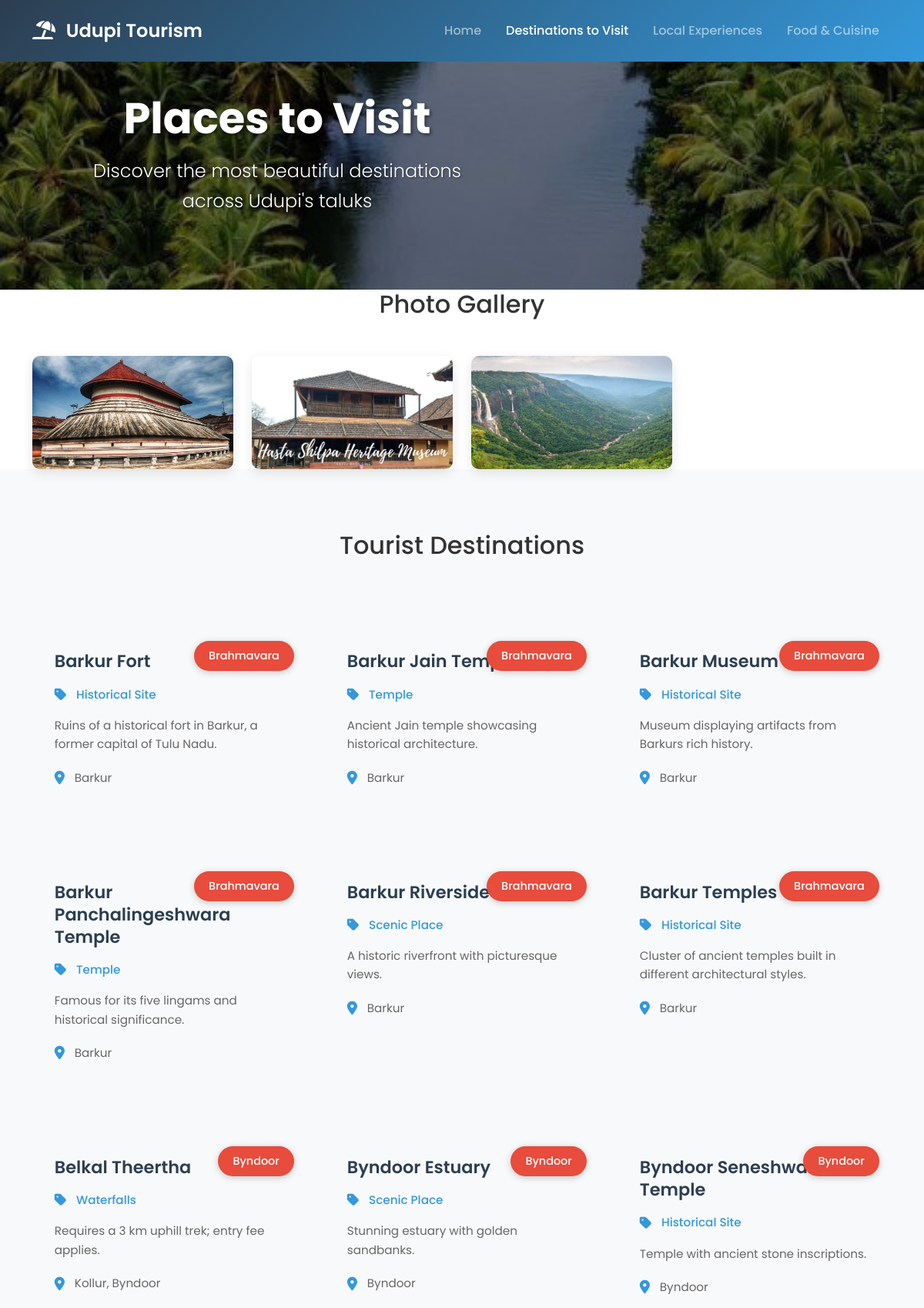
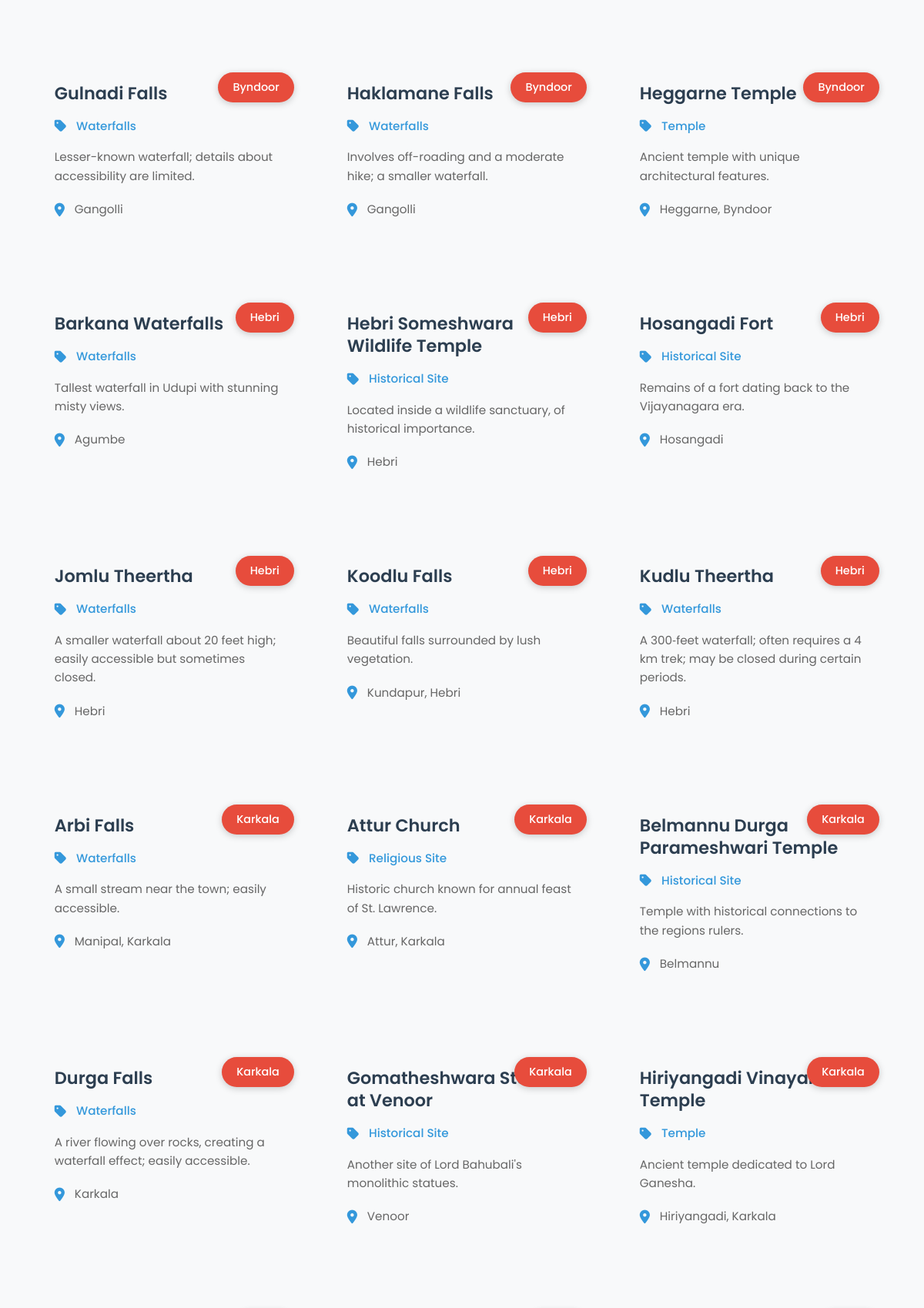
Page /places.php (upper part) on the committed database (2 pictures, top to bottom).
### tables this page shows
CREATE TABLE `destinations` (
  `destination_id` int NOT NULL,
  `taluk_id` int DEFAULT NULL,
  `category` varchar(50) NOT NULL,
  `name` varchar(100) NOT NULL,
  `description` text,
  `location` varchar(255) DEFAULT NULL,
  `image_url` varchar(255) DEFAULT NULL,
  `created_at` timestamp NULL DEFAULT CURRENT_TIMESTAMP
);

CREATE TABLE `taluk` (
  `taluk_id` int NOT NULL,
  `taluk_name` varchar(50) NOT NULL,
  `description` text,
  `image_url` varchar(255) DEFAULT NULL,
  `created_at` timestamp NULL DEFAULT CURRENT_TIMESTAMP
);

### places.php (the view, shortened to what this page needs)
<?php
require_once 'config.php';
$stmt = $pdo->prepare("
    SELECT d.*, t.taluk_name,
    CASE
        WHEN d.destination_id <= 2 THEN CONCAT('des-', d.destination_id, '.jpg')
        ELSE 'default.jpg'
    END as display_image
    FROM (
        SELECT *,
        ROW_NUMBER() OVER (PARTITION BY taluk_id ORDER BY name) as rn
        FROM destinations
    ) d
    JOIN taluk t ON d.taluk_id = t.taluk_id
    WHERE d.rn <= 6
    ORDER BY t.taluk_name, d.name
");
$stmt->execute();
$destinations = $stmt->fetchAll();
?>
<!DOCTYPE html>
<html lang="en">
<head>
    <link href="https://cdn.jsdelivr.net/npm/bootstrap@5.3.0/dist/css/bootstrap.min.css" rel="stylesheet">
    <link rel="stylesheet" href="https://cdnjs.cloudflare.com/ajax/libs/font-awesome/6.0.0/css/all.min.css">
    <link rel="stylesheet" href="css/style.css">
</head>
<body>
    <nav class="navbar navbar-expand-lg navbar-dark fixed-top">
        <div class="container">
            <a class="navbar-brand" href="index.php">
                <i class="fas fa-umbrella-beach"></i> Udupi Tourism
            </a>
            <div class="collapse navbar-collapse" id="navbarNav">
                <ul class="navbar-nav ms-auto">
                    <li class="nav-item">
                        <a class="nav-link" href="index.php">Home</a>
                    </li>
                    <li class="nav-item">
                        <a class="nav-link active" href="places.php">Destinations to Visit</a>
                    </li>
                    <li class="nav-item">
                        <a class="nav-link" href="experiences.php">Local Experiences</a>
                    </li>
                    <li class="nav-item">
                        <a class="nav-link" href="food.php">Food & Cuisine</a>
                    </li>
                </ul>
            </div>
        </div>
    </nav>
    <section class="sub-hero-section" style="background-image: url('images/places/default.jpg'); background-size: cover; background-position: center; position: relative;">
        <div class="hero-overlay" style="position: absolute; top: 0; left: 0; width: 100%; height: 100%; background-color: rgba(0, 0, 0, 0.5);"></div>
        <div class="hero-content" style="position: relative; z-index: 1;">
            <h1>Places to Visit</h1>
            <p class="lead">Discover the most beautiful destinations across Udupi's taluks</p>
        </div>
    </section>
    <section class="image-gallery-section">
        <div class="container">
            <h2 class="section-title">Photo Gallery</h2>
            <div class="image-gallery">
                <div class="gallery-item">
                    <img src="images/places/pla-1.jpg" alt="Destination 1" class="img-fluid">
                </div>
                <div class="gallery-item">
                    <img src="images/places/pla-2.jpg" alt="Destination 2" class="img-fluid">
                </div>
                <div class="gallery-item">
                    <img src="images/places/pla-3.jpg" alt="Destination 3" class="img-fluid">
                </div>
            </div>
        </div>
    </section>
    <section class="places-grid-section">
        <div class="container">
            <h2 class="section-title">Tourist Destinations</h2>
            <div class="row g-4">
                <?php foreach ($destinations as $destination): ?>
                <div class="col-md-4">
                    <div class="info-card">
                        <div class="card-content">
                            <div class="taluk-badge"><?php echo htmlspecialchars(ucfirst($destination['taluk_name'])); ?></div>
                            <h3><?php echo htmlspecialchars($destination['name']); ?></h3>
                            <p class="type"><i class="fas fa-tag"></i> <?php echo htmlspecialchars($destination['category']); ?></p>
                            <p class="description"><?php echo htmlspecialchars($destination['description']); ?></p>
                            <p class="location"><i class="fas fa-map-marker-alt"></i> <?php echo htmlspecialchars($destination['location']); ?></p>
                        </div>
                    </div>
                </div>
                <?php endforeach; ?>
            </div>
        </div>
    </section>
</body>
</html>

### css/style.css (style rules this page uses)
:root { --primary-color: #2c3e50; --secondary-color: #3498db; --accent-color: #e74c3c; --text-color: #333; --light-bg: #f8f9fa; --dark-bg: #2c3e50; --gradient-primary: linear-gradient(135deg, #2c3e50 0%, #3498db 100%); --gradient-secondary: linear-gradient(135deg, #3498db 0%, #2c3e50 100%); }
* { margin: 0; padding: 0; box-sizing: border-box; }
body { font-family: 'Poppins', sans-serif; line-height: 1.6; color: var(--text-color); overflow-x: hidden; }
.navbar { background: var(--gradient-primary); padding: 1rem 0; transition: all 0.3s ease; }
.navbar-brand { font-size: 1.5rem; font-weight: 600; }
.navbar-brand i { margin-right: 0.5rem; }
.nav-link { font-weight: 500; padding: 0.5rem 1rem !important; transition: all 0.3s ease; }
.hero-content { position: relative; z-index: 1; max-width: 600px; padding: 2rem; margin-left: 5%; animation: fadeInLeft 1s ease; }
.hero-content h1 { font-size: 3.5rem; font-weight: 700; margin-bottom: 1rem; text-shadow: 2px 2px 4px rgba(0, 0, 0, 0.5); }
.hero-content .lead { font-size: 1.5rem; margin-bottom: 2rem; text-shadow: 1px 1px 2px rgba(0, 0, 0, 0.5); }
.section-title { text-align: center; margin-bottom: 3rem; }
.card-content { padding: 1.5rem; }
.card-content h3 { font-size: 1.5rem; margin-bottom: 1rem; color: var(--primary-color); }
.card-content p { margin-bottom: 1.5rem; color: #666; }
.info-card { position: relative; padding-top: 1rem; }
.image-gallery { display: grid; grid-template-columns: repeat(auto-fill, minmax(250px, 1fr)); gap: 1.5rem; margin-top: 2rem; }
.gallery-item { position: relative; border-radius: 10px; overflow: hidden; aspect-ratio: 16/9; box-shadow: 0 5px 15px rgba(0, 0, 0, 0.1); }
.gallery-item img { width: 100%; height: 100%; object-fit: cover; transition: transform 0.3s ease; }
.sub-hero-section { height: 40vh; position: relative; display: flex; align-items: center; text-align: center; color: white; background: var(--gradient-primary); margin-top: 56px; }
.places-grid-section, .experiences-grid-section, .food-grid-section { padding: 5rem 0; background: var(--light-bg); }
.taluk-badge { position: absolute; top: 1rem; right: 1rem; background: var(--accent-color); color: white; padding: 0.5rem 1.2rem; border-radius: 50px; font-size: 0.9rem; font-weight: 500; z-index: 2; box-shadow: 0 2px 10px rgba(0, 0, 0, 0.2); transition: all 0.3s ease; }
.card-content { padding: 1.8rem; position: relative; }
.card-content h3 { font-size: 1.4rem; color: var(--primary-color); margin-bottom: 1rem; font-weight: 600; line-height: 1.3; }
.card-content .type { color: var(--secondary-color); font-size: 0.95rem; margin-bottom: 1rem; display: flex; align-items: center; font-weight: 500; }
.card-content .type i { margin-right: 0.8rem; font-size: 1.1rem; }
.card-content .description { color: #666; font-size: 0.95rem; margin-bottom: 1.2rem; line-height: 1.6; }
.location { display: flex; align-items: center; color: #666; font-size: 0.95rem; margin: 0; }
.location i { margin-right: 0.8rem; color: var(--secondary-color); font-size: 1.1rem; }
.row.g-4 { margin-top: 2rem; }
.row.g-4 > div:nth-child(1) { animation-delay: 0.1s; }
.row.g-4 > div:nth-child(2) { animation-delay: 0.2s; }
.row.g-4 > div:nth-child(3) { animation-delay: 0.3s; }
.row.g-4 > div:nth-child(4) { animation-delay: 0.4s; }
.row.g-4 > div:nth-child(5) { animation-delay: 0.5s; }
.row.g-4 > div:nth-child(6) { animation-delay: 0.6s; }

### rows in the picture
destinations: taluk.taluk_name "Brahmavara", name "Barkur Fort", category "Historical Site", description "Ruins of a historical fort in Barkur, a former capital of Tulu Nadu.", location "Barkur"
destinations: taluk.taluk_name "Brahmavara", name "Barkur Jain Temple", category "Temple", description "Ancient Jain temple showcasing historical architecture.", location "Barkur"
destinations: taluk.taluk_name "Brahmavara", name "Barkur Museum", category "Historical Site", description "Museum displaying artifacts from Barkurs rich history.", location "Barkur"
destinations: taluk.taluk_name "Brahmavara", name "Barkur Panchalingeshwara Temple", category "Temple", description "Famous for its five lingams and historical significance.", location "Barkur"
destinations: taluk.taluk_name "Brahmavara", name "Barkur Riverside", category "Scenic Place", description "A historic riverfront with picturesque views.", location "Barkur"
destinations: taluk.taluk_name "Brahmavara", name "Barkur Temples", category "Historical Site", description "Cluster of ancient temples built in different architectural styles.", location "Barkur"
destinations: taluk.taluk_name "Byndoor", name "Belkal Theertha", category "Waterfalls", description "Requires a 3 km uphill trek; entry fee applies.", location "Kollur, Byndoor"
destinations: taluk.taluk_name "Byndoor", name "Byndoor Estuary", category "Scenic Place", description "Stunning estuary with golden sandbanks.", location "Byndoor"
destinations: taluk.taluk_name "Byndoor", name "Byndoor Seneshwara Temple", category "Historical Site", description "Temple with ancient stone inscriptions.", location "Byndoor"
destinations: taluk.taluk_name "Byndoor", name "Gulnadi Falls", category "Waterfalls", description "Lesser-known waterfall; details about accessibility are limited.", location "Gangolli"
destinations: taluk.taluk_name "Byndoor", name "Haklamane Falls", category "Waterfalls", description "Involves off-roading and a moderate hike; a smaller waterfall.", location "Gangolli"
destinations: taluk.taluk_name "Byndoor", name "Heggarne Temple", category "Temple", description "Ancient temple with unique architectural features.", location "Heggarne, Byndoor"
destinations: taluk.taluk_name "Hebri", name "Barkana Waterfalls", category "Waterfalls", description "Tallest waterfall in Udupi with stunning misty views.", location "Agumbe"
destinations: taluk.taluk_name "Hebri", name "Hebri Someshwara Wildlife Temple", category "Historical Site", description "Located inside a wildlife sanctuary, of historical importance.", location "Hebri"
destinations: taluk.taluk_name "Hebri", name "Hosangadi Fort", category "Historical Site", description "Remains of a fort dating back to the Vijayanagara era.", location "Hosangadi"
destinations: taluk.taluk_name "Hebri", name "Jomlu Theertha", category "Waterfalls", description "A smaller waterfall about 20 feet high; easily accessible but sometimes closed.", location "Hebri"
destinations: taluk.taluk_name "Hebri", name "Koodlu Falls", category "Waterfalls", description "Beautiful falls surrounded by lush vegetation.", location "Kundapur, Hebri"
destinations: taluk.taluk_name "Hebri", name "Kudlu Theertha", category "Waterfalls", description "A 300‑feet waterfall; often requires a 4 km trek; may be closed during certain periods.", location "Hebri"
destinations: taluk.taluk_name "Karkala", name "Arbi Falls", category "Waterfalls", description "A small stream near the town; easily accessible.", location "Manipal, Karkala"
destinations: taluk.taluk_name "Karkala", name "Attur Church", category "Religious Site", description "Historic church known for annual feast of St. Lawrence.", location "Attur, Karkala"
destinations: taluk.taluk_name "Karkala", name "Belmannu Durga Parameshwari Temple", category "Historical Site", description "Temple with historical connections to the regions rulers.", location "Belmannu"
destinations: taluk.taluk_name "Karkala", name "Durga Falls", category "Waterfalls", description "A river flowing over rocks, creating a waterfall effect; easily accessible.", location "Karkala"
destinations: taluk.taluk_name "Karkala", name "Gomatheshwara Statue at Venoor", category "Historical Site", description "Another site of Lord Bahubali's monolithic statues.", location "Venoor"
destinations: taluk.taluk_name "Karkala", name "Hiriyangadi Vinayaka Temple", category "Temple", description "Ancient temple dedicated to Lord Ganesha.", location "Hiriyangadi, Karkala"
